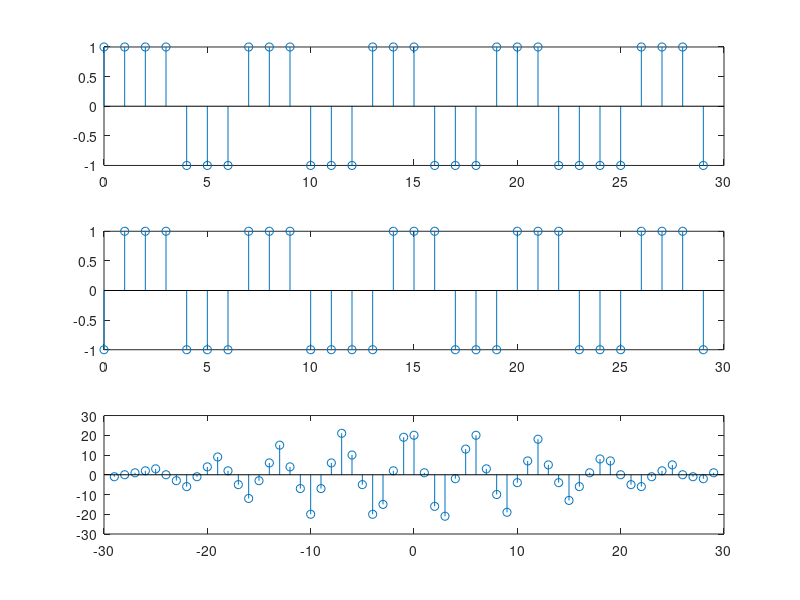

This figure's MATLAB source:

t = 0:29;

x1 = square(t);

x2 = square(t+12);
subplot(3,1,1);
stem(t, x1);

subplot(3,1,2);
stem(t, x2);

subplot(3,1,3);
[correlation, lag] = xcorr(x1, x2);
stem(lag, correlation);



